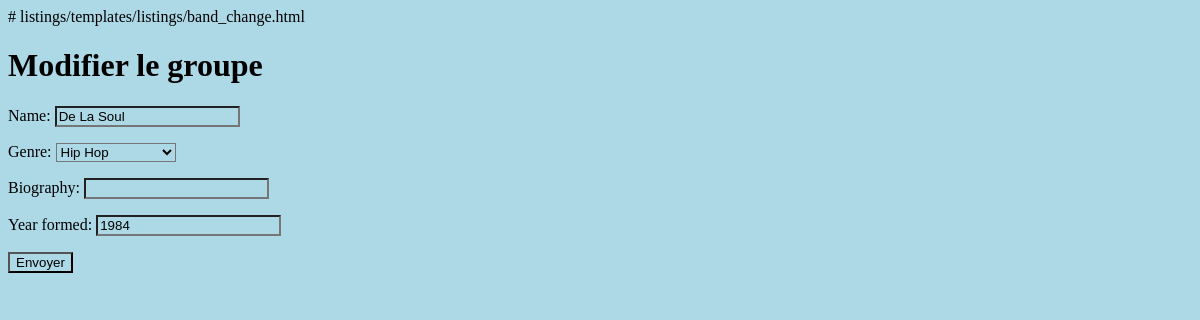
Page /bands/1/change/ on the earlier database version.
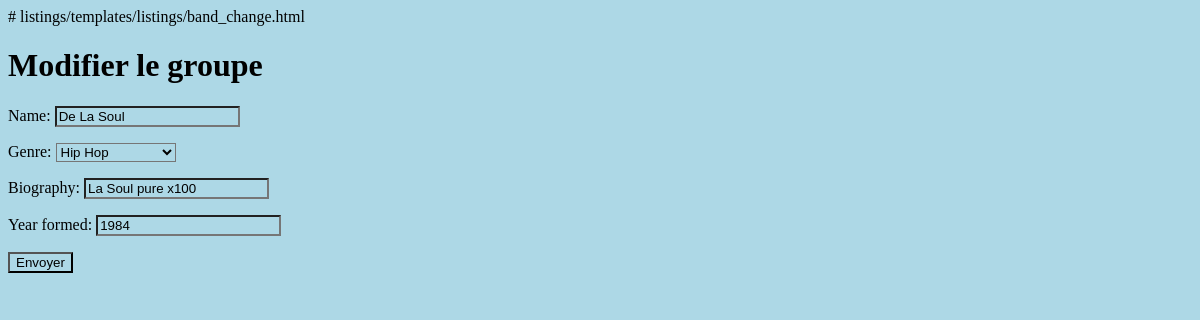
Same page on the later database version.
### listings/models.py (models this page shows, shortened)
class Band(models.Model):
    class Genre(models.TextChoices):
        HIP_HOP = 'HH'
        SYNTH_POP = 'SP'
        ALTERNATIVE_ROCK = 'AR'
    name = models.fields.CharField(max_length=100)
    genre = models.fields.CharField(choices=Genre.choices, max_length=5)
    biography = models.fields.CharField(max_length=1000)
    year_formed = models.fields.IntegerField(
    validators=[MinValueValidator(1900), MaxValueValidator(2021)]
    )
    active = models.fields.BooleanField(default=True)
    official_homepage = models.fields.URLField(null=True, blank=True)

### listings/views.py (the view)
# urls.py: path('bands/<int:id>/change/', views.band_update, name='band-update'), # permet de modifier un groupe
def band_update(request, id):
    band = Band.objects.get(id=id)
    if request.method == 'POST':
        form = BandForm(request.POST, instance=band) # créer et remplir le formulaire avec les données de l'instance Band
        if form.is_valid():
            form.save()
            return redirect('band-detail', band.id)
    else:
        form = BandForm(instance=band)
    return render(request,
            'listings/band_change.html',
            {'form': form})

### listings/forms.py
class BandForm(forms.ModelForm):
    class Meta:
        model = Band
        exclude = ['active', 'official_homepage'] # on exclut les champs "active" et "official_homepage" du formulaire

### listings/templates/listings/band_change.html (shortened to what this page needs)
{% extends 'listings/base.html' %}
{% block content %}
 <h1>Modifier le groupe</h1>
<form action="" method="post">
   {{ form.as_p }}
  <input type="submit" value="Envoyer">
</form>
{% endblock %}

Differences in the rows shown:
changed Band "De La Soul": biography (not shown) → "La Soul pure x100"
